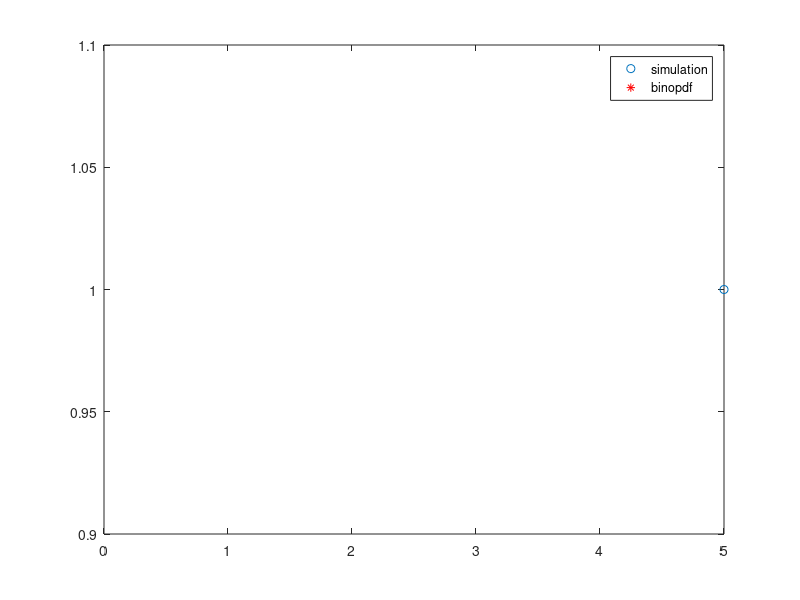

This chart was generated by the following MATLAB code:
clear
clc
p = input('give the probability ');
n = input('give the nb of trials ');
N = input('give the nb of sim ');
for i=1:N
	U = rand(n,1);
	X(i) = sum(U<p);
end
k=0:n;
U_X = unique(X);
n_X = hist(X,length(U_X));
rel_freq = n_X / N;
plot(U_X,rel_freq,'o',k,binopdf(k,n,p),'*r')
legend('simulation','binopdf')